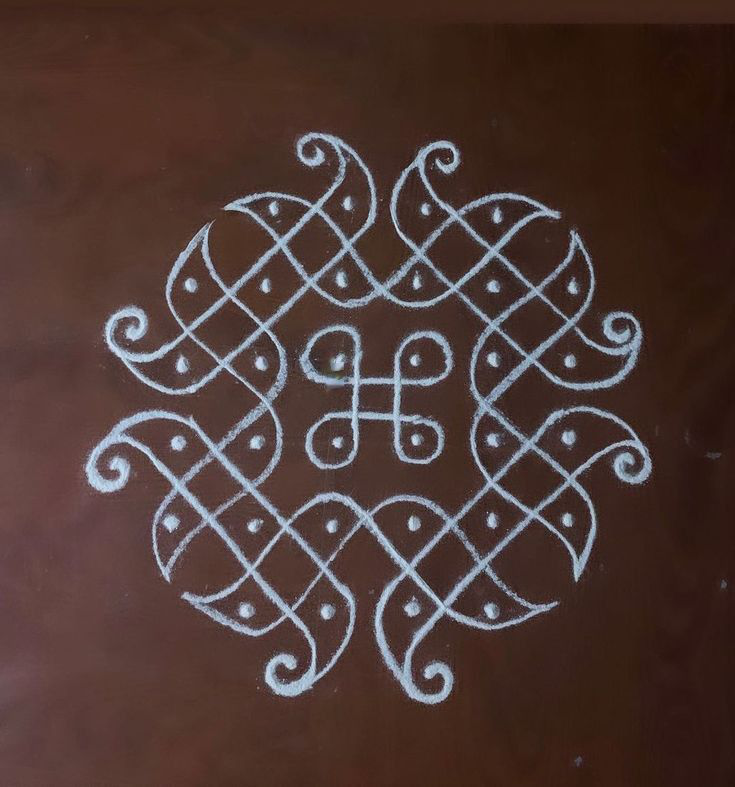
#> input picture Frontend/samples/kolam1.jpg, 735 x 787 px
$ python test_processing.py ../Frontend/samples/kolam1.jpg
#> lines starting #> are read from the running program, lines starting #| are printed output that depends on the picture; after the words box and inside, x2 and y2 are one past the last pixel; in counts of white or black regions, pixels touching at a corner belong together
### Backend/processing.py
# processing.py
# C:\Users\parit\Desktop\SIH\Backend\processing.py
import cv2
import os
import numpy as np

def _closest_point_index(pt, points, maxdist=30):
    """Linear nearest neighbor search returning index or None."""
    if not points:
        return None
    px, py = pt
    best_i = None
    best_d2 = maxdist * maxdist
    for i, (x, y) in enumerate(points):
        d2 = (x - px) ** 2 + (y - py) ** 2
        if d2 <= best_d2:
            best_d2 = d2
            best_i = i
    return best_i

def _dedupe_centers(centers, min_dist=8):
    kept = []
    for (x,y) in sorted(centers, key=lambda p:(p[0], p[1])):
        skip = False
        for (kx,ky) in kept:
            if (x-kx)**2 + (y-ky)**2 <= min_dist**2:
                skip = True
                break
        if not skip:
            kept.append((int(x), int(y)))
    return kept

def _save_debug(img, name):
    # Use the same tmp directory as the backend
    BASE_DIR = os.path.abspath(os.path.join(os.path.dirname(__file__), '..'))
    TMP_DIR = os.path.join(BASE_DIR, 'tmp')
    os.makedirs(TMP_DIR, exist_ok=True)
    path = os.path.join(TMP_DIR, name)
    cv2.imwrite(path, img)
    return path

def _auto_canny(image, sigma=0.33):
    v = np.median(image)
    lower = int(max(0, (1.0 - sigma) * v))
    upper = int(min(255, (1.0 + sigma) * v))
    return cv2.Canny(image, lower, upper)

def process_image(img_path, debug=False,
                  resize_max=1200,
                  tophat_kernel=21,
                  dot_min_area=20,
                  dot_max_area=2000,
                  dot_circularity=0.55,
                  dedupe_dist=8,
                  line_snap_dist=30,
                  curve_approx_epsilon=3.0):
    """
    Returns (processed_path, dots_list, polylines_list, debug_files_or_None).
    - dots_list: [(x,y), ...] coordinates in original image pixels (ints)
    - polylines_list: [ [(x1,y1),(x2,y2),...], ... ] coordinates in original pixels
    - debug_files_or_None: dict of debug image paths if debug=True, otherwise None
    """
#> called with img_path = '../Frontend/samples/kolam1.jpg', debug = True, resize_max = 1200, tophat_kernel = 21, dot_min_area = 20, dot_max_area = 2000, dot_circularity = 0.55, dedupe_dist = 8

    if not os.path.exists(img_path):
        raise FileNotFoundError(img_path)

    orig = cv2.imread(img_path)
#> orig is the input picture: shape (787, 735, 3); mean B, G, R 52.8, 57.3, 78
    if orig is None:
        raise ValueError("Image unreadable")

    H0, W0 = orig.shape[:2]
#> H0 = 787; W0 = 735
    scale = 1.0
    if resize_max and max(W0, H0) > resize_max:
        scale = resize_max / max(W0, H0)
        img = cv2.resize(orig, (int(W0*scale), int(H0*scale)), interpolation=cv2.INTER_AREA)
    else:
        img = orig.copy()

    gray = cv2.cvtColor(img, cv2.COLOR_BGR2GRAY)

    # contrast and denoise
    clahe = cv2.createCLAHE(clipLimit=2.0, tileGridSize=(8,8))
    gray_enh = clahe.apply(gray)
    gray_enh = cv2.medianBlur(gray_enh, 5)

    ######################
    # DOT EXTRACTION PIPE
    ######################

    # 1) Top-hat filter to emphasize small bright features (dots)
    #    top-hat = original - opening(original)
    ksize = max(3, int(tophat_kernel) // 2 * 2 + 1)  # ensure odd-ish
    open_kernel = cv2.getStructuringElement(cv2.MORPH_ELLIPSE, (ksize, ksize))
    opened = cv2.morphologyEx(gray_enh, cv2.MORPH_OPEN, open_kernel, iterations=1)
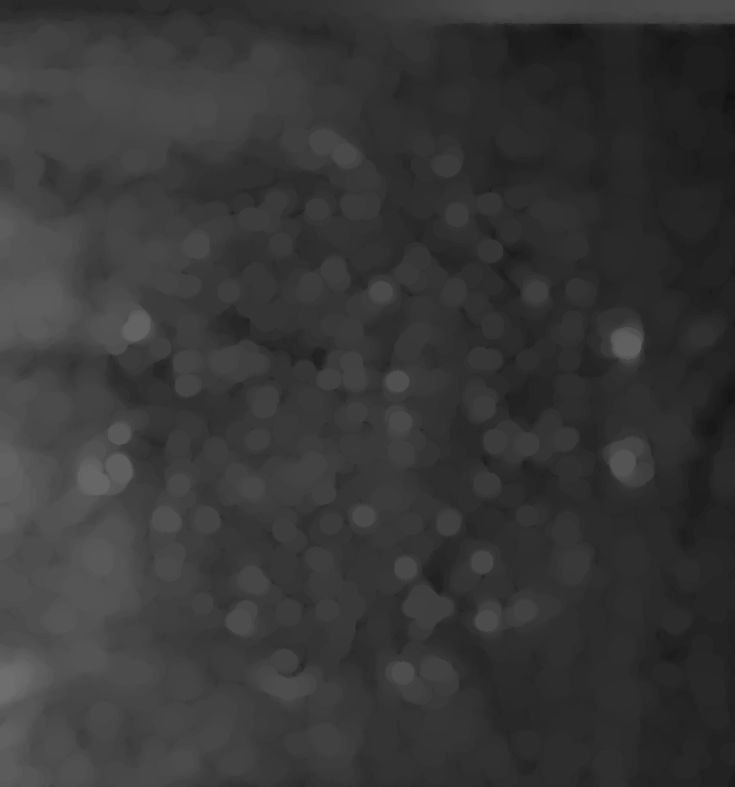
#> opened: shape (787, 735); min 19, max 110, mean 55
    tophat = cv2.subtract(gray_enh, opened)

    # 2) Threshold the top-hat to get candidate dot mask
    _, dots_mask = cv2.threshold(tophat, 0, 255, cv2.THRESH_BINARY + cv2.THRESH_OTSU)
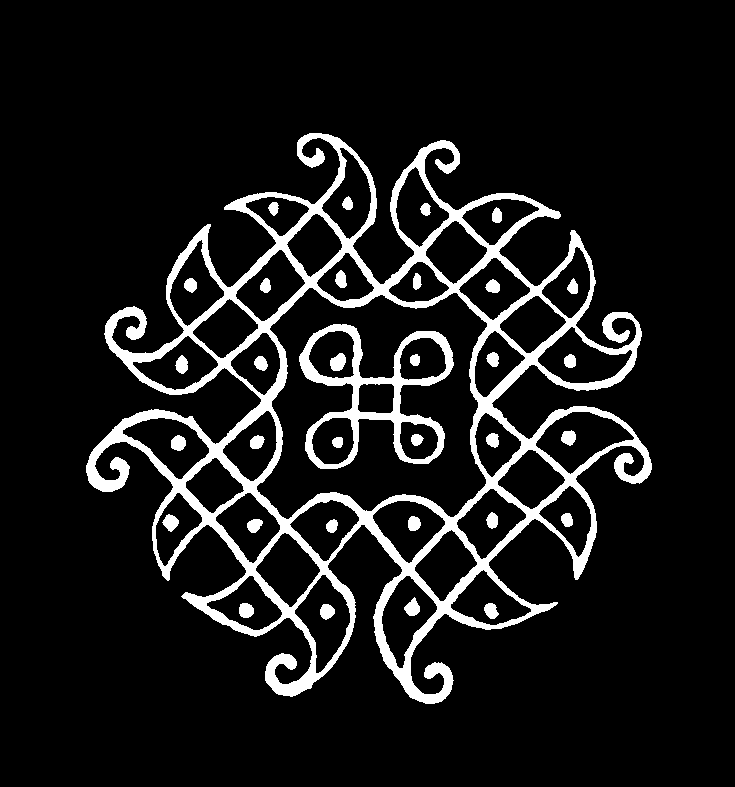
#> dots_mask: shape (787, 735); 10.1% white; 34 white regions, largest, box (x1, y1, x2, y2) and area: (86, 133, 652, 704) 48147, (299, 324, 454, 469) 5565, (330, 353, 346, 371) 215
    # small cleanup
    small_k = cv2.getStructuringElement(cv2.MORPH_ELLIPSE, (3,3))
    dots_mask = cv2.morphologyEx(dots_mask, cv2.MORPH_OPEN, small_k, iterations=1)
#> dots_mask: shape (787, 735); 10.1% white; 34 white regions, largest, box (x1, y1, x2, y2) and area: (86, 133, 652, 704) 48076, (299, 324, 454, 469) 5560, (330, 353, 346, 371) 214
    dots_mask = cv2.morphologyEx(dots_mask, cv2.MORPH_CLOSE, small_k, iterations=1)
#> dots_mask: shape (787, 735); 10.1% white; 34 white regions, largest, box (x1, y1, x2, y2) and area: (86, 133, 652, 704) 48142, (299, 324, 454, 469) 5562, (330, 353, 346, 371) 214

    # 3) Build a line mask (so we can remove line pixels from dot mask)
    thr = cv2.adaptiveThreshold(gray_enh, 255,
                                cv2.ADAPTIVE_THRESH_GAUSSIAN_C,
                                cv2.THRESH_BINARY_INV, 21, 5)
#> thr: shape (787, 735); 18.6% white; 460 white regions (399 under 20 px), largest, box (x1, y1, x2, y2) and area: (255, 287, 489, 520) 12071, (170, 523, 565, 714) 9371, (219, 125, 572, 287) 8140
    # strengthen lines with closing
    line_k = cv2.getStructuringElement(cv2.MORPH_ELLIPSE, (5,5))
    line_mask = cv2.morphologyEx(thr, cv2.MORPH_CLOSE, line_k, iterations=2)
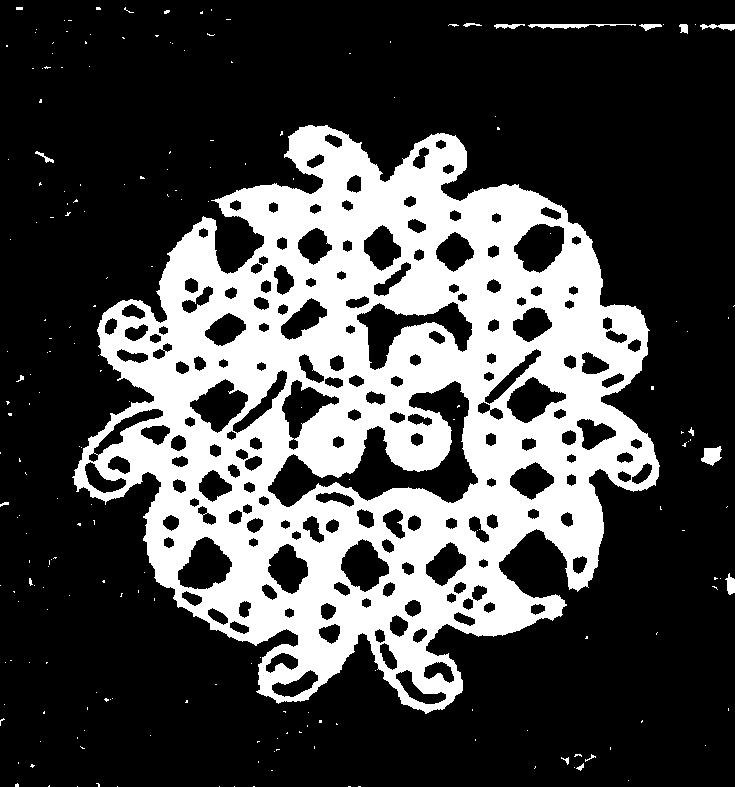
#> line_mask: shape (787, 735); 28.3% white; 209 white regions (191 under 20 px), largest, box (x1, y1, x2, y2) and area: (72, 125, 660, 714) 161780, (528, 24, 636, 29) 284, (701, 446, 722, 466) 268
    # optionally thin lines: (we don't skeletonize here, but it's okay)
    # remove intersection with dots_mask (we want dots separate)
    dots_mask_nolines = cv2.subtract(dots_mask, line_mask)
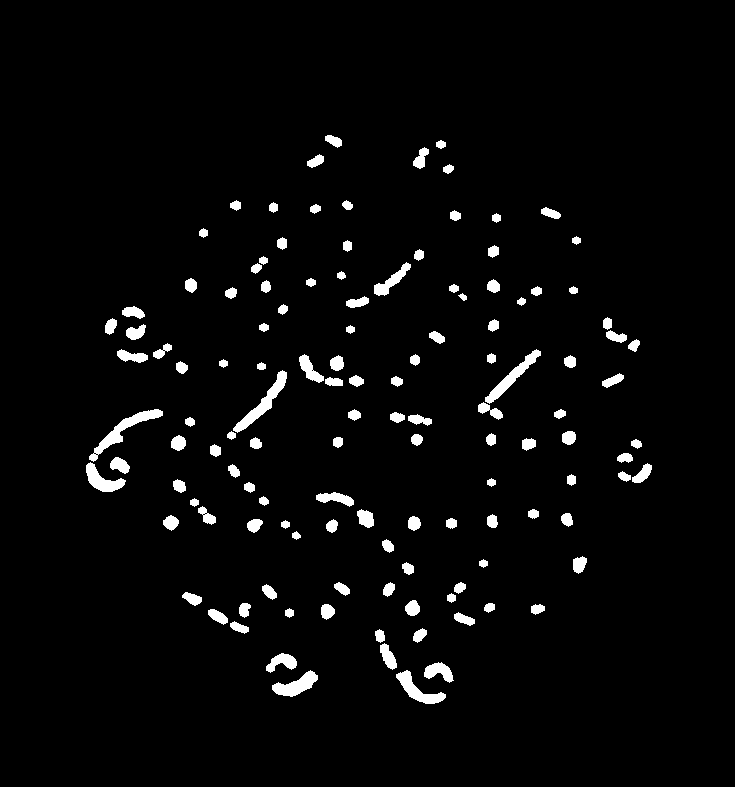
#> dots_mask_nolines: shape (787, 735); 3.3% white; 128 white regions
    if cv2.countNonZero(dots_mask_nolines) < 8:
        # if subtraction removed too much, fallback to dots_mask
        dots_mask_nolines = dots_mask.copy()

    # 4) Connected components on dots_mask_nolines
    contours, _ = cv2.findContours(dots_mask_nolines, cv2.RETR_EXTERNAL, cv2.CHAIN_APPROX_SIMPLE)
#> contours = 128 contours; largest, box (x1, y1, x2, y2) and area: (89, 409, 163, 462) 719, (233, 370, 287, 433) 682, (485, 349, 541, 404) 590, (396, 670, 446, 704) 544, (272, 670, 318, 697) 543
    centers = []
    for c in contours:
        area = cv2.contourArea(c)
        if area < dot_min_area or area > dot_max_area:
            continue
        perim = cv2.arcLength(c, True)
        if perim <= 0:
            continue
        circ = 4 * np.pi * (area / (perim * perim))
        if circ < dot_circularity:
            continue
        M = cv2.moments(c)
        if M.get('m00', 0) == 0:
            continue
        cx = int(M['m10'] / M['m00'])
        cy = int(M['m01'] / M['m00'])
        centers.append((cx, cy))
#> this loop made 128 passes
#> (area, perim, circ, cx, cy) on passes 5 to 16: (226.5, 71.7, 0.554, 387, 656), (85, 38.14, 0.734, 379, 635), (113.5, 44.04, 0.735, 419, 634), (117.5, 50.04, 0.59, 238, 627), (141, 55.46, 0.576, 463, 618), (163, 55.11, 0.674, 217, 616), (52, 29.31, 0.76, 289, 612), (93, 40.97, 0.696, 537, 608), (147, 46.63, 0.85, 326, 611), (66.5, 32.73, 0.78, 489, 607), (111.5, 44.38, 0.711, 244, 609), (158, 47.46, 0.882, 412, 607)
#> (area, perim, circ) on passes 1, 2, 3, 4, 38, 41: (543.5, 140.1, 0.348), (543, 121.1, 0.466), (314, 90.91, 0.477), (294.5, 91.5, 0.442), (146, 60.28, 0.505), (271, 95.25, 0.375)
#> after the loop, centers = 109 pairs, first value 110 to 642, second value 140 to 656

    # 5) If centers too few, use distance-transform peak detection on dots_mask
    if len(centers) < 6:
        # distance transform on original dots_mask (not subtracted)
        dt = cv2.distanceTransform(dots_mask, cv2.DIST_L2, 5)
        # normalize for processing
        norm = (dt / (dt.max() + 1e-9))
        # peaks where dt normalized > fraction of max
        peaks = (norm > 0.4).astype(np.uint8) * 255
        # small cleanup
        peaks = cv2.morphologyEx(peaks, cv2.MORPH_OPEN, small_k, iterations=1)
        cnts2, _ = cv2.findContours(peaks, cv2.RETR_EXTERNAL, cv2.CHAIN_APPROX_SIMPLE)
        for c in cnts2:
            area = cv2.contourArea(c)
            if area < 2:
                continue
            M = cv2.moments(c)
            if M.get('m00', 0) == 0:
                continue
            cx = int(M['m10'] / M['m00'])
            cy = int(M['m01'] / M['m00'])
            centers.append((cx, cy))

    # dedupe centers and scale back to original coordinates
    centers = _dedupe_centers(centers, min_dist=dedupe_dist)
#> the loop in _dedupe_centers, `for (x,y) in sorted(centers, key=lambda p:(p[0], p[1])):` made 109 passes
#> (x, y) on passes 1 to 12: (110, 325), (119, 464), (132, 311), (135, 332), (170, 522), (178, 442), (178, 485), (181, 367), (189, 421), (190, 284), (191, 598), (194, 502)
#> after the loop in _dedupe_centers, `for (x,y) in sorted(centers, key=lambda p:(p[0], p[1])):`: kept has the same summary as centers in process_image
    centers_original_scale = [ (int(x/scale), int(y/scale)) for (x,y) in centers ]
#> centers_original_scale has the same summary as centers

    ######################
    # CURVE / LINE EXTRACTION
    ######################

    # Use auto-Canny on smoothed grayscale for robust edges
    blur_for_edges = cv2.GaussianBlur(gray_enh, (5,5), 0)
    edges = _auto_canny(blur_for_edges, sigma=0.33)
#> in _auto_canny, `v = np.median(image)`: v = 60
#> in _auto_canny, `lower = int(max(0, (1.0 - sigma) * v))`: lower = 40
#> in _auto_canny, `upper = int(min(255, (1.0 + sigma) * v))`: upper = 79
#> in _auto_canny, `return cv2.Canny(image, lower, upper)`: returned value: shape (787, 735); 3.7% white in thin lines or dots, all inside (x1, y1, x2, y2) = (85, 22, 735, 767)

    # strengthen edges and close small gaps
    edges = cv2.dilate(edges, cv2.getStructuringElement(cv2.MORPH_ELLIPSE, (3,3)), iterations=1)
#> edges: shape (787, 735); 8.9% white in thin lines or dots, all inside (x1, y1, x2, y2) = (84, 21, 735, 768)
    edges = cv2.morphologyEx(edges, cv2.MORPH_CLOSE, cv2.getStructuringElement(cv2.MORPH_ELLIPSE, (5,5)), iterations=1)
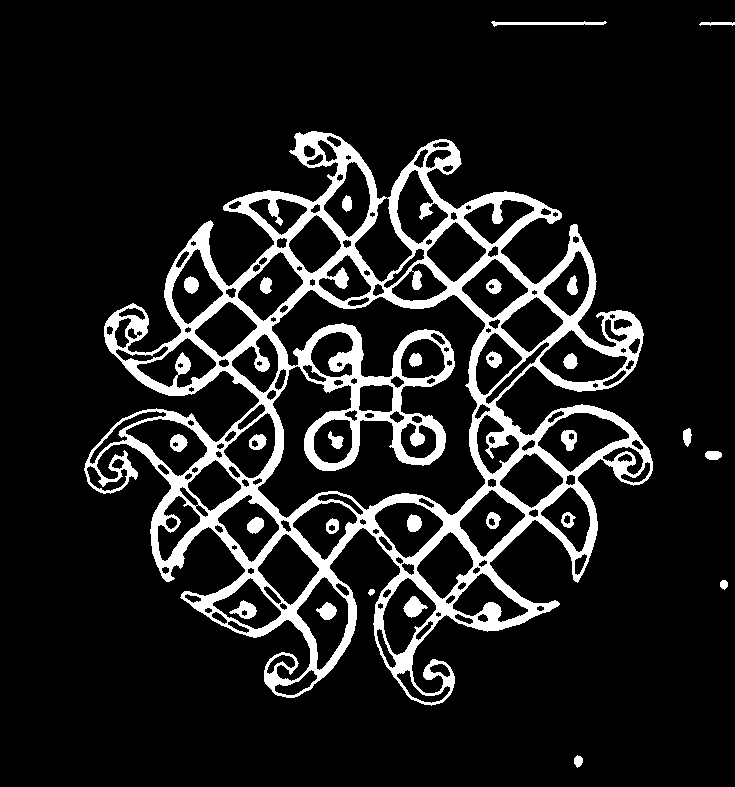
#> edges: shape (787, 735); 12.2% white; 28 white regions

    # Find contours on edges (curves)
    cnts, _ = cv2.findContours(edges, cv2.RETR_EXTERNAL, cv2.CHAIN_APPROX_NONE)
#> cnts = 8 contours; box (x1, y1, x2, y2) and area: (84, 131, 653, 706) 176774, (491, 21, 607, 27) 234, (705, 451, 722, 460) 111, (683, 428, 692, 447) 102, (699, 22, 735, 26) 69, (574, 755, 583, 768) 68, (720, 580, 728, 590) 49, (368, 589, 375, 596) 25
    polylines = []
    for c in cnts:
        if len(c) < 20:
            continue
        approx = cv2.approxPolyDP(c, curve_approx_epsilon, False)
        pts = [ (int(p[0][0]), int(p[0][1])) for p in approx ]
        if len(pts) < 3:
            continue
        polylines.append(pts)
#> this loop made 8 passes
#> pts on passes 1, 3, 5, 7, 8: [(577, 755), (577, 767), (582, 762), (578, 756)], [(722, 580), (720, 586), (724, 589), (727, 582), (723, 580)], [(688, 428), (683, 431), (687, 446), (689, 428)], [(701, 22), (700, 25), (734, 24), (702, 22)], [(492, 21), (494, 26), (606, 22), (493, 21)]
#> after the loop, polylines = 7 items

    # Snap polyline endpoints to nearest centers (if close)
    snapped = []
    for poly in polylines:
        p2 = list(poly)
        for idx in [0, 1, -2, -1]:
            if abs(idx) == 1 and len(p2) < 2:
                continue
            real_idx = idx if idx >= 0 else len(p2) + idx
            pt = p2[real_idx]
            nearest_i = _closest_point_index(pt, centers, maxdist=line_snap_dist)
            if nearest_i is not None:
                p2[real_idx] = centers[nearest_i]
        # remove consecutive duplicates
        simplified = []
        for p in p2:
            if not simplified or p != simplified[-1]:
                simplified.append((int(p[0]), int(p[1])))
        if len(simplified) >= 3:
            snapped.append(simplified)
#> this loop made 7 passes
#> after the loop, snapped = 7 items

    # scale polylines back to original coords
    snapped_original_scale = []
    for poly in snapped:
        poly_scaled = [ (int(x/scale), int(y/scale)) for (x,y) in poly ]
        snapped_original_scale.append(poly_scaled)
#> this loop made 7 passes
#> after the loop, snapped_original_scale = 7 items

    # Visualization on resized image (for quick view)
    vis = cv2.cvtColor(img, cv2.COLOR_BGR2RGB)
    for (x,y) in centers:
        cv2.circle(vis, (int(x), int(y)), 5, (0,0,255), -1)
#> this loop made 109 passes
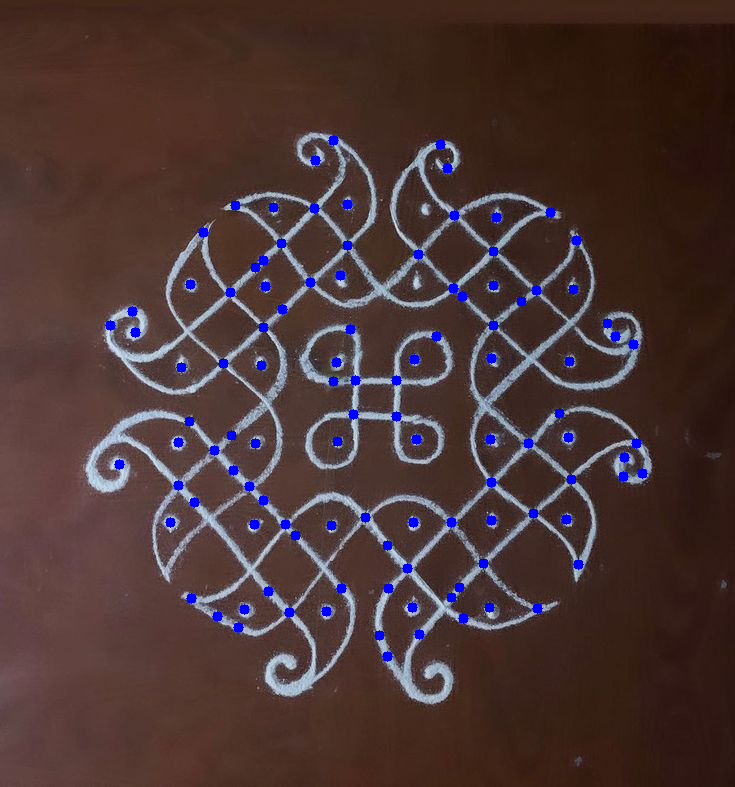
#> vis: shape (787, 735, 3); mean R, G, B 75.7, 54.7, 53.9
    for poly in snapped:
        for i in range(len(poly)-1):
            cv2.line(vis, (int(poly[i][0]), int(poly[i][1])), (int(poly[i+1][0]), int(poly[i+1][1])), (0,255,0), 2)
#> this loop made 7 passes
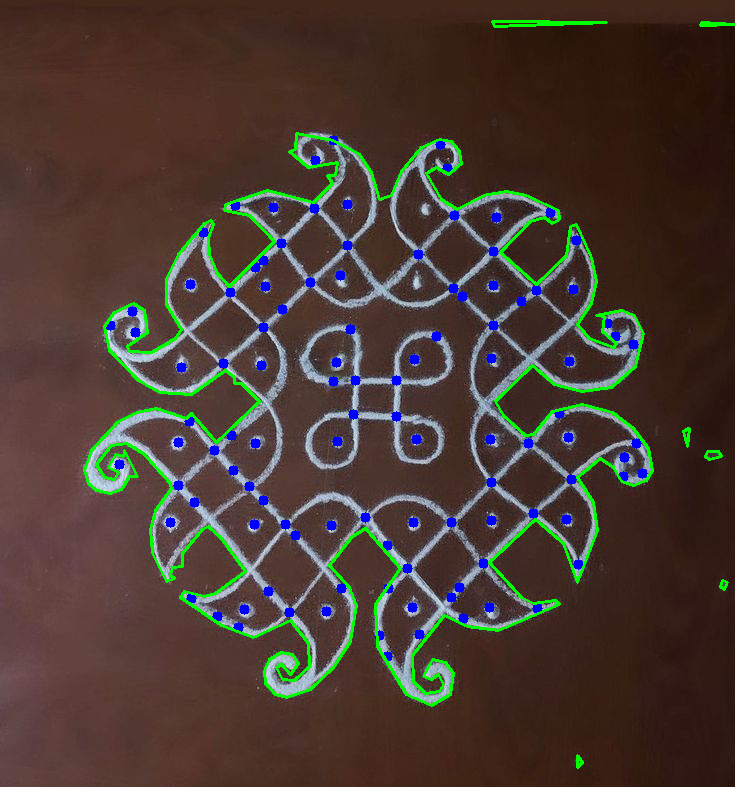
#> vis: shape (787, 735, 3); 2.62% of pixels changed, all inside (x1, y1, x2, y2) = (83, 20, 735, 769)

    out_name = os.path.basename(img_path).rsplit('.',1)[0] + "_processed.png"
    # Use the same tmp directory as the backend
    BASE_DIR = os.path.abspath(os.path.join(os.path.dirname(__file__), '..'))
    TMP_DIR = os.path.join(BASE_DIR, 'tmp')
    out_path = os.path.join(TMP_DIR, out_name)
    os.makedirs(TMP_DIR, exist_ok=True)
    cv2.imwrite(out_path, vis)

    # Prepare debug files if requested (save intermediate masks)
    debug_files = None
    if debug:
        debug_files = {}
        debug_files['opened'] = _save_debug(opened, os.path.basename(img_path).rsplit('.',1)[0] + "_opened.png")
        debug_files['tophat'] = _save_debug(tophat, os.path.basename(img_path).rsplit('.',1)[0] + "_tophat.png")
        debug_files['dots_mask'] = _save_debug(dots_mask, os.path.basename(img_path).rsplit('.',1)[0] + "_dotsmask.png")
        debug_files['dots_mask_nolines'] = _save_debug(dots_mask_nolines, os.path.basename(img_path).rsplit('.',1)[0] + "_dots_nolines.png")
        debug_files['line_mask'] = _save_debug(line_mask, os.path.basename(img_path).rsplit('.',1)[0] + "_linemask.png")
        debug_files['edges'] = _save_debug(edges, os.path.basename(img_path).rsplit('.',1)[0] + "_edges.png")
        debug_files['final_vis'] = out_path

    return out_path, centers_original_scale, snapped_original_scale, debug_files

### Backend/test_processing.py
import sys, os, glob
from processing import process_image

def pick_image(args):
    if len(args) > 1:
        return args[1]
    # fallback: first png/jpg/jpeg in current dir
    for pattern in ("*.png", "*.jpg", "*.jpeg"):
        files = glob.glob(pattern)
        if files:
            return files[0]
    # fallback to Backend/input.png relative to this file
    here = os.path.dirname(__file__)
    candidate = os.path.join(here, 'input.png')
    return candidate

img_path = pick_image(sys.argv)
print("Using image:", img_path)
out_path, dots, polylines, debug = process_image(img_path, debug=True)
#> dots has the same summary as centers in process_image; polylines = 7 items; debug = 7 items
print("dots:", len(dots))
#| dots: 109
print("polylines:", len(polylines))
#| polylines: 7
print(debug)
#> (printed output is left out)
